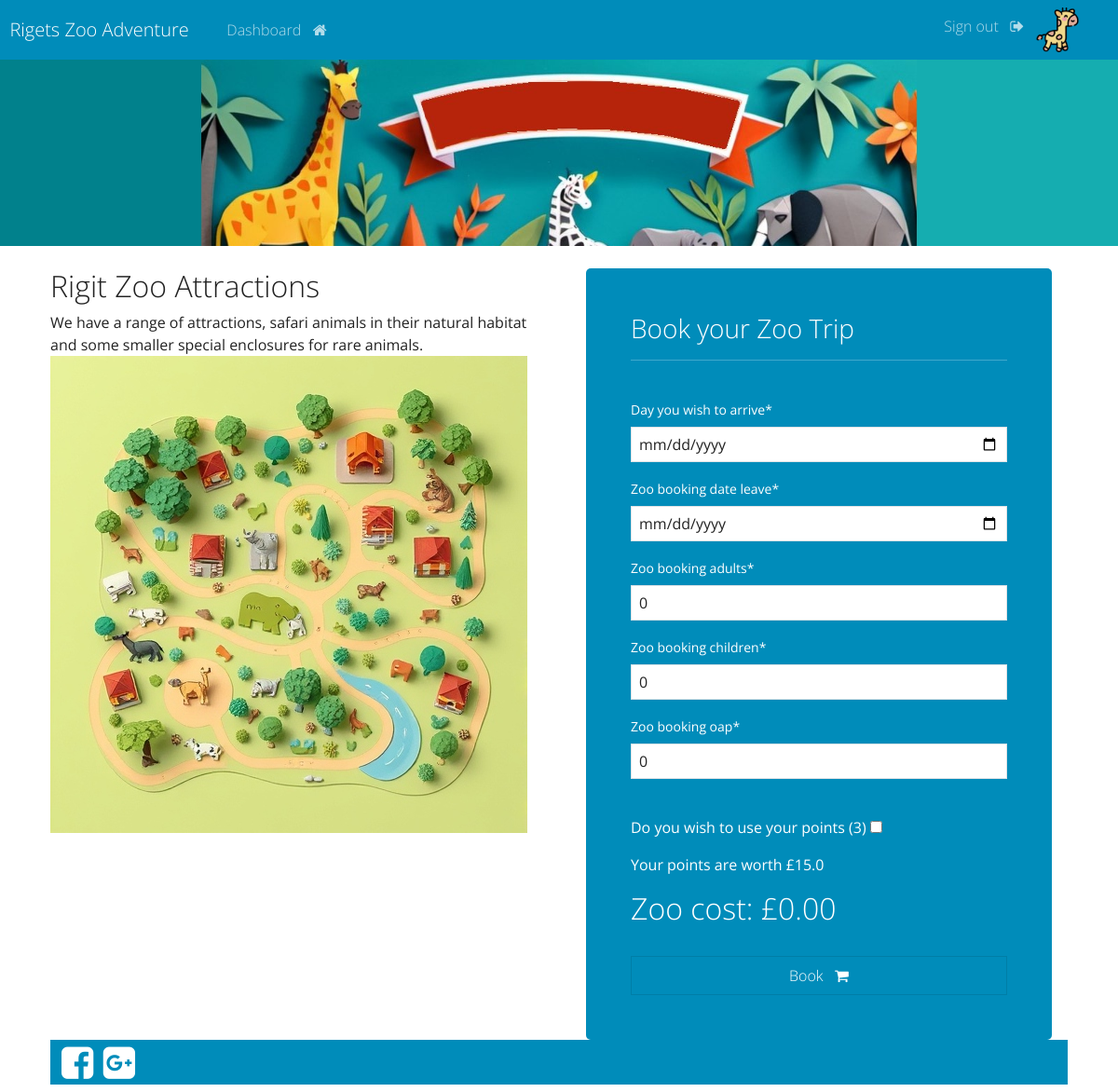
Screenshot of /zoo (signed in) with the database file from the repository.
### website/models.py (models this page shows, shortened)
class ZooUser(AbstractUser):
    points = models.IntegerField(default=0)
    address = models.CharField(max_length=200, blank=True)
    phone = models.CharField(max_length=14, blank=True)
    icon = models.CharField(max_length=64, default="lion")

### website/views.py (the view, shortened to what this page needs)
# urls.py: path('zoo', views.zoo, name="zoo"),
@login_required(login_url='my-login')
def zoo(request):
    form = Zoo_Booking_Form()
    context = {'form': form}
    return render(request, 'website/zoo.html', context=context)

### website/forms.py
class Zoo_Booking_Form(forms.ModelForm):
    class Meta:
        model = ZooBooking
        fields = ['zoo_booking_date_arrive', 'zoo_booking_date_leave','zoo_booking_adults',
                  'zoo_booking_adults','zoo_booking_children','zoo_booking_oap','zoo_total_cost', 'zoo_points' ]
        labels ={
            "zoo_booking_date_arrive": 'Day you wish to arrive',
        }
        widgets = {
            'zoo_booking_date_arrive': forms.DateInput(attrs={'type': 'date'}),
            'zoo_booking_date_leave': forms.DateInput(attrs={'type': 'date'}),
            'zoo_total_cost': forms.HiddenInput(),
            'zoo_points': forms.HiddenInput(),
        }
    def __init__(self, *args, **kwargs):
        super().__init__(*args,**kwargs)

### website/templatetags/math_filters.py (called while the page is built)
@register.filter
def multiply(value, arg):
    try:
        return float(value) * float(arg)
    except (ValueError, TypeError):
        return ''

### website/templates/website/zoo.html (shortened to what this page needs)
{% extends 'website/base.html' %}
{% load static %}
{% load crispy_forms_tags %}
{% load math_filters %}
{% block content %}
<div class= "container">
    <div class="row">
        <div class="col-sm">
            <h2> Rigit Zoo Attractions </h2>
            <p> We have a range of attractions, safari animals in their natural habitat and some smaller special enclosures for rare animals.
            <img src="{% static 'images/map.jpg' %}" alt="zoo map" >
        </div>
        <div class="col-sm">
            <div class="container bg-primary text-white p-5 form-layout">
                <h3>Book your Zoo Trip</h3>
                <hr>
                <br>
                <form action="{% url 'zoo' %}" method="POST" autocomplete="off">
                    {{form|crispy}}
                    <br>
                    <p> Do you wish to use your points ({{user.points}})
                    <input type="checkbox" id="use_points" name="use_points" value="yes">
                    </p>
                    <p>Your points are worth £{{user.points|multiply:5}}</p>
                    <h2 id="zoo_output" >Zoo cost: £0.00</h2>
                    <br>
                    <button type="submit" class="btn btn-primary w-100 btn-block p-2"> Book &nbsp; <i class="fa fa-shopping-cart" aria-hidden="true"></i></button>
                </form>
        </div>
    </div>
<br>
{% endblock %}

### website/templates/website/navbar.html (shortened to what this page needs)
{% load static %}
<nav class="navbar navbar-expand-lg navbar-dark bg-primary justify-content-center">
    <a class="navbar-brand main-heading" href="{% url '' %}">
      &nbsp; Rigets Zoo Adventure
    </a>
      <div class="collapse navbar-collapse text-center" id="navbarNavDropdown">
        <ul class="navbar-nav mr-auto"> &nbsp; &nbsp;&nbsp;
          {% if user.is_authenticated %}
            <li class="nav-item">
               <a class="nav-link" href="{% url 'dashboard' %}">Dashboard &nbsp; <i class="fa fa-home" aria-hidden="true"></i> </a>
            </li>&nbsp; &nbsp; &nbsp;
        </ul>
     </div>
      <ul class="navbar-nav mr-auto">
        <li class="nav-item">
           <a class="nav-link" href="{% url 'user-logout' %}">Sign out &nbsp; <i class="fa fa-sign-out" aria-hidden="true"></i>&nbsp; </a>
        </li>
        <li>
          <img id="icon" src="{% static 'icons/'%}{{user.icon}}.png" alt="zoo hotel" >
        </li>
   </ul>
        {% endif %}
  </nav>

### static/css/style.css (style rules this page uses)
.form-layout { width:500px; border-radius: 5px; }
#icon { width: 48px; height: 48px; margin-right: 20px; }

### rows the page displays
ZooUser: icon (picture), points "3", points|multiply "15.0"
